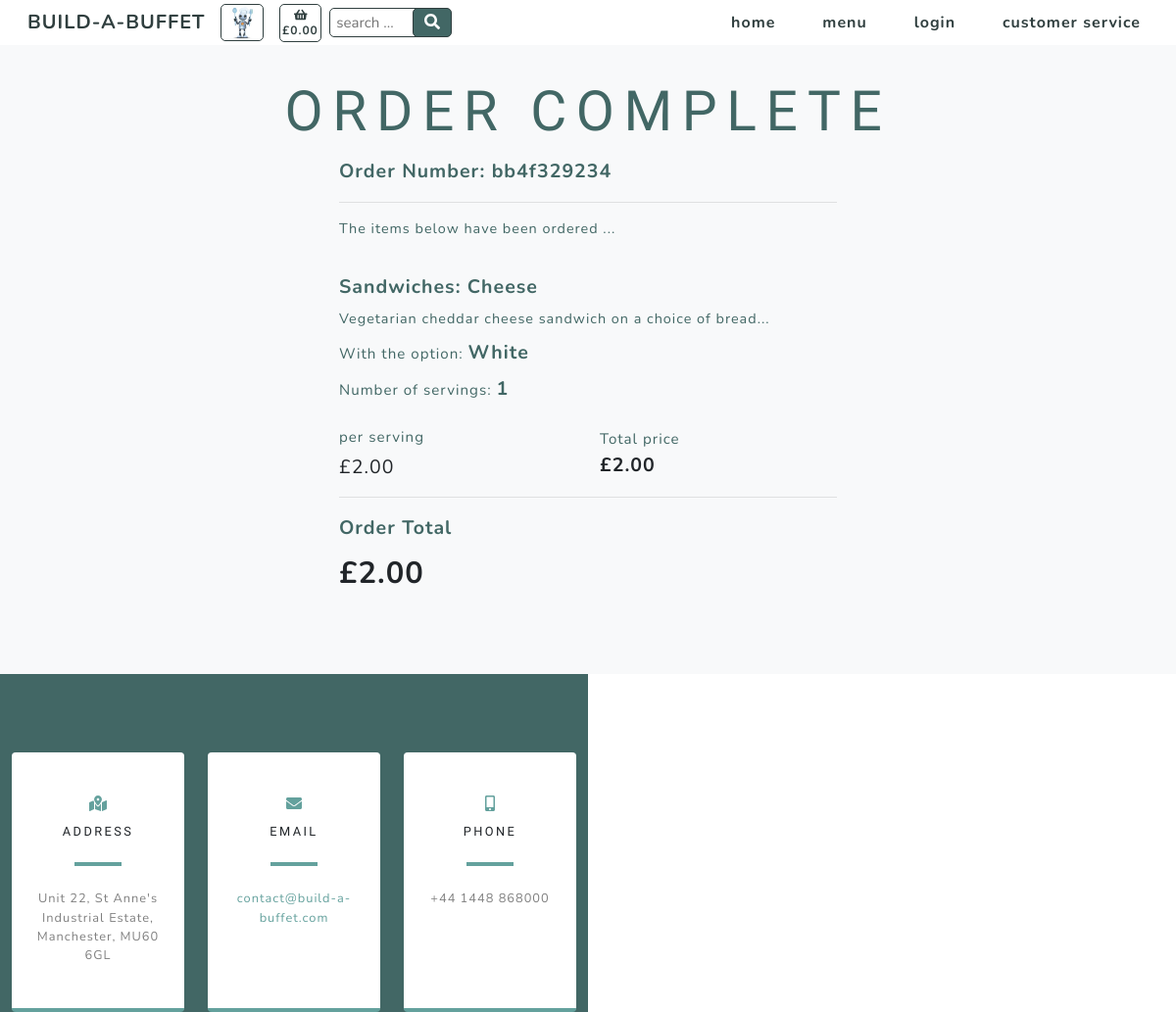
/checkout/order_success/bb4f329234, run on the app's committed database.
### checkout/models.py (models this page shows, shortened)
class Order(models.Model):
    customer_name = models.CharField(max_length=50, null=False, blank=False)
    order_number = models.CharField(max_length=32, null=False, editable=False)
    cookie = models.CharField(max_length=32, null=False, editable=False)
    full_name = models.CharField(max_length=50, null=False, blank=False)
    email = models.EmailField(max_length=254, null=False, blank=False)
    phone_number = models.CharField(max_length=20, null=False, blank=False)
    country = CountryField(blank_label='Country *', null=False, blank=False)
    postcode = models.CharField(max_length=20, null=True, blank=True)
    town_or_city = models.CharField(max_length=40, null=False, blank=False)
    street_address1 = models.CharField(max_length=80, null=False, blank=False)
    street_address2 = models.CharField(max_length=80, null=True, blank=True)
    county = models.CharField(max_length=80, null=True, blank=True)
    date = models.DateTimeField(auto_now_add=True)
    delivery_cost = models.DecimalField(max_digits=6, decimal_places=2, null=False, default=0)
    order_total = models.DecimalField(max_digits=10, decimal_places=2, null=False, default=0)
    grand_total = models.DecimalField(max_digits=10, decimal_places=2, null=False, default=0)
    stripe_pid = models.CharField(max_length=254, null=False, blank=False, default='')
    user_profile = models.ForeignKey(UserProfile, on_delete=models.SET_NULL,
                                     null=True, blank=True,
                                     related_name='orders')

class Order_items(models.Model):
    class Meta:
        verbose_name_plural = 'Order_items'
    order_number = models.CharField(max_length=32, null=False, editable=False)
    cookie = models.CharField(max_length=32, null=False, editable=False)
    item_number = models.DecimalField(max_digits=8, decimal_places=0)
    category = models.CharField(max_length=254)
    name = models.CharField(max_length=254)
    servings = models.DecimalField(max_digits=3, decimal_places=0)
    option = models.CharField(max_length=254)
    total_price = models.DecimalField(max_digits=6, decimal_places=2, null=True, blank=True)

### products/models.py (models this page shows, shortened)
class Product(models.Model):
    category = models.ForeignKey('Category', null=True,
                                 on_delete=models.SET_NULL)
    id_no = models.CharField(max_length=254, null=True)
    name = models.CharField(max_length=254)
    description = models.CharField(max_length=254)
    price = models.DecimalField(max_digits=6, decimal_places=2)
    range = models.CharField(max_length=254, null=True)

class Options(models.Model):
    class Meta:
        verbose_name_plural = 'Options'
    category = models.ForeignKey('Category', null=True, blank=True,
                                 on_delete=models.SET_NULL)
    id_no = models.CharField(max_length=254, null=True)
    option1 = models.CharField(max_length=24)
    option2 = models.CharField(max_length=24)
    option3 = models.CharField(max_length=24)

### checkout/views.py (the view)
# urls.py: path('order_success/<order_number>', views.order_success, name='order_success'),
def order_success(request, order_number):
    order = get_object_or_404(Order, order_number=order_number)
    orders = Order.objects.filter(order_number=order_number)
    order_items = Order_items.objects.filter(order_number=order_number)
    products = Product.objects.all()
    options = Options.objects.all()
    order_date = order.date.strftime("%d/%m/%Y %H:%M:%S")
    parameters = {
        'order_number': order_number,
        'order_date': order_date,
        'order_total': order.order_total,
    }
    msg_html = render_to_string('checkout/confirmation_email.html',
                                parameters)
    send_mail(
        'Order Confirmation',
        msg_html,
        'no-reply@build-a-buffet.com',
        [order.email],
        html_message=msg_html,
    )
    context = {
        'order': order,
        'order_items': order_items,
        'orders': orders,
        'products': products,
        'options': options,
    }
    return render(request, 'checkout/order_success.html', context)

### basket/contexts.py (called while the page is built)
def basket_context(request):
    cookie_key = settings.COOKIE_KEY
    try:
        cookie = request.COOKIES[cookie_key]
        basket_total = Basket.objects.filter(cookie=cookie).aggregate(Sum('total_price'))
        if basket_total['total_price__sum'] is None:
            basket_total = ""
    except KeyError:
        basket_total = ""
        cookie = 99999999
    context = {
            'cookie': cookie,
            'cookie_key': cookie_key,
            'basket_total': basket_total,
        }
    return context

### checkout/templates/checkout/order_success.html (shortened to what this page needs)
{% extends "base.html" %}
{% load static %}
{% block content %}
    <section class="products-section bg-light" id="products">
        <div class="container">
            <div class="row justify-content-center no-gutters">
                <div class="col-xl-12">
                    <h1 class="product-text-one mx-auto text-uppercase text-center flex-margin-b text-blue">Order Complete</h1>
                </div>
                <div class="col-12 col-lg-6 order-lg-last">
                    <div class="text-center h-100 project">
                        <div class="d-flex h-100">
                            <div class="product-container w-100 mt-0 text-center text-xl-left">
                                <div class="product-text-two mx-auto flex-margin-b text-blue bold">
                                    Order Number: {{ order.order_number }}
                                </div>
                                <hr>
                                <div class="product-text-three mx-auto flex-margin-b text-blue">
                                    The items below have been ordered ...
                                </div>
                                <br>
                                {% for item in order_items %}
                                    <div class="product-text-two mx-auto mb-2 text-blue bold">
                                        {{ item.category.title }}: {{ item.name }}
                                    </div>
                                    {% for product in products %}
                                        {% if product.name == item.name %}
                                            <div class="product-text-three mx-auto mb-2 text-blue">
                                                {{ product.description }}
                                            </div>
                                        {% endif %}
                                    {% endfor %}
                                    <div class="text-blue text-xs mb-2">With the option:
                                        {% if item.option == "selected-one" %}
                                            {% for option in options %}
                                                <span class="text-blue product-text-two mb-2 bold">
                                                    {{ option.option1.title }}
                                                </span>
                                            {% endfor %}
                                        {% endif %}
                                    </div>
                                    <div class="text-blue text-xs mb-4">Number of servings:
                                        <span id="servings" class="text-blue product-text-two mb-2 bold">
                                            {{ item.servings }}
                                        </span>
                                    </div>
                                    <div class="row">
                                        <div class="col-6 my-auto">
                                            {% for product in products %}
                                                {% if product.name == item.name %}
                                                    <div class="text-blue text-xs">
                                                        per serving
                                                    </div>
                                                    <div class="product-text-two mt-1">
                                                        £{{ product.price }}
                                                    </div>
                                                {% endif %}
                                            {% endfor %}
                                        </div>
                                        <div class="col-6 my-auto">
                                            <div class="text-blue text-xs">
                                                Total price
                                            </div>
                                            <div class="product-text-two bold">
                                                £{{ item.total_price }}
                                            </div>
                                        </div>
                                    </div>
                                    <hr>
                                {% endfor %}
                                <div class="col-12 col-lg-4 my-auto pl-0">
                                    <div class="product-text-two mx-auto mb-2 text-blue bold">
                                        Order Total
                                    </div>
                                    {% for order in orders %}
                                        <div class="product-text-header bold">
                                            £{{ order.order_total|floatformat:"2" }}
                                        </div>
                                    {% endfor %}
                                </div>
                            </div>
                        </div>
                    </div>
                </div>
            </div>
        </div>
    </section>
{% include 'includes/contact.html' %}
{% endblock %}

### data on the page
Order: order_number "bb4f329234", order_total "2.00"
Order_items: category "Sandwiches", name "Cheese", servings "1", total_price "2.00"
Product: description "Vegetarian cheddar cheese sandwich on a choice of bread...", price "2.00"
Options: option1 "White"
